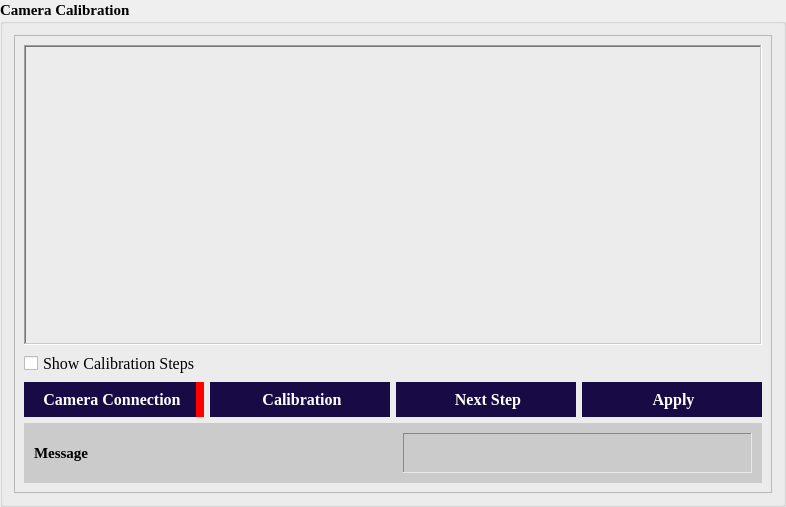
                            <widget class="QGroupBox" name="groupBox_10">
                             <property name="font">
                              <font>
                               <family>Times New Roman</family>
                               <pointsize>11</pointsize>
                               <weight>75</weight>
                               <bold>true</bold>
                              </font>
                             </property>
                             <property name="title">
                              <string>Camera Calibration</string>
                             </property>
                             <layout class="QHBoxLayout" name="horizontalLayout_44">
                              <item>
                               <widget class="QFrame" name="frame_2">
                                <property name="styleSheet">
                                 <string notr="true">QPushButton{
	border: None;
	background: #170a45;
	color: rgb(255, 255, 255);
}

QPushButton:hover{
	background: #3E9EF0; 
}

QPushButton:disabled{
	background: #8D8D8D; 
}

QPushButton:pressed{
	background: black; 
}
</string>
                                </property>
                                <property name="frameShape">
                                 <enum>QFrame::StyledPanel</enum>
                                </property>
                                <property name="frameShadow">
                                 <enum>QFrame::Raised</enum>
                                </property>
                                <layout class="QVBoxLayout" name="verticalLayout_10">
                                 <item>
                                  <widget class="QFrame" name="calibration_fram">
                                   <property name="minimumSize">
                                    <size>
                                     <width>0</width>
                                     <height>300</height>
                                    </size>
                                   </property>
                                   <property name="font">
                                    <font>
                                     <family>Times New Roman</family>
                                    </font>
                                   </property>
                                   <property name="frameShape">
                                    <enum>QFrame::WinPanel</enum>
                                   </property>
                                   <property name="frameShadow">
                                    <enum>QFrame::Sunken</enum>
                                   </property>
                                   <layout class="QHBoxLayout" name="horizontalLayout_9">
                                    <property name="spacing">
                                     <number>5</number>
                                    </property>
                                    <property name="leftMargin">
                                     <number>5</number>
                                    </property>
                                    <property name="topMargin">
                                     <number>5</number>
                                    </property>
                                    <property name="rightMargin">
                                     <number>5</number>
                                    </property>
                                    <property name="bottomMargin">
                                     <number>5</number>
                                    </property>
                                    <item>
                                     <layout class="QHBoxLayout" name="horizontalLayout_16"/>
                                    </item>
                                   </layout>
                                  </widget>
                                 </item>
                                 <item>
                                  <layout class="QHBoxLayout" name="horizontalLayout_39">
                                   <item>
                                    <widget class="QCheckBox" name="checkBox">
                                     <property name="font">
                                      <font>
                                       <family>Times New Roman</family>
                                       <pointsize>12</pointsize>
                                      </font>
                                     </property>
                                     <property name="text">
                                      <string>Show Calibration Steps</string>
                                     </property>
                                    </widget>
                                   </item>
                                  </layout>
                                 </item>
                                 <item>
                                  <layout class="QHBoxLayout" name="horizontalLayout_42">
                                   <item>
                                    <widget class="QPushButton" name="camera_calib_btn">
                                     <property name="minimumSize">
                                      <size>
                                       <width>180</width>
                                       <height>35</height>
                                      </size>
                                     </property>
                                     <property name="maximumSize">
                                      <size>
                                       <width>16777215</width>
                                       <height>35</height>
                                      </size>
                                     </property>
                                     <property name="font">
                                      <font>
                                       <family>Times New Roman</family>
                                       <pointsize>12</pointsize>
                                       <weight>75</weight>
                                       <bold>true</bold>
                                      </font>
                                     </property>
                                     <property name="cursor">
                                      <cursorShape>PointingHandCursor</cursorShape>
                                     </property>
                                     <property name="styleSheet">
                                      <string notr="true">QPushButton{
	border-right: 8px solid red;
}
</string>
                                     </property>
                                     <property name="text">
                                      <string> Camera Connection</string>
                                     </property>
                                     <property name="icon">
                                      <iconset>
                                       <normaloff>D:/Pellet_grading_new/Icons/power-button.png</normaloff>D:/Pellet_grading_new/Icons/power-button.png</iconset>
                                     </property>
                                     <property name="iconSize">
                                      <size>
                                       <width>25</width>
                                       <height>25</height>
                                      </size>
                                     </property>
                                    </widget>
                                   </item>
                                   <item>
                                    <widget class="QPushButton" name="calib_btn">
                                     <property name="minimumSize">
                                      <size>
                                       <width>180</width>
                                       <height>35</height>
                                      </size>
                                     </property>
                                     <property name="maximumSize">
                                      <size>
                                       <width>16777215</width>
                                       <height>35</height>
                                      </size>
                                     </property>
                                     <property name="font">
                                      <font>
                                       <family>Times New Roman</family>
                                       <pointsize>12</pointsize>
                                       <weight>75</weight>
                                       <bold>true</bold>
                                      </font>
                                     </property>
                                     <property name="cursor">
                                      <cursorShape>PointingHandCursor</cursorShape>
                                     </property>
                                     <property name="text">
                                      <string> Calibration</string>
                                     </property>
                                     <property name="icon">
                                      <iconset>
                                       <normaloff>D:/Pellet_grading_new/Icons/calib_org.png</normaloff>D:/Pellet_grading_new/Icons/calib_org.png</iconset>
                                     </property>
                                     <property name="iconSize">
                                      <size>
                                       <width>25</width>
                                       <height>25</height>
                                      </size>
                                     </property>
                                    </widget>
                                   </item>
                                   <item>
                                    <widget class="QPushButton" name="calib_next_btn">
                                     <property name="minimumSize">
                                      <size>
                                       <width>180</width>
                                       <height>35</height>
                                      </size>
                                     </property>
                                     <property name="maximumSize">
                                      <size>
                                       <width>16777215</width>
                                       <height>35</height>
                                      </size>
                                     </property>
                                     <property name="font">
                                      <font>
                                       <family>Times New Roman</family>
                                       <pointsize>12</pointsize>
                                       <weight>75</weight>
                                       <bold>true</bold>
                                      </font>
                                     </property>
                                     <property name="cursor">
                                      <cursorShape>PointingHandCursor</cursorShape>
                                     </property>
                                     <property name="text">
                                      <string> Next Step</string>
                                     </property>
                                     <property name="icon">
                                      <iconset>
                                       <normaloff>D:/Pellet_grading_new/Icons/next.png</normaloff>D:/Pellet_grading_new/Icons/next.png</iconset>
                                     </property>
                                    </widget>
                                   </item>
                                   <item>
                                    <widget class="QPushButton" name="apply_btn_3">
                                     <property name="enabled">
                                      <bool>true</bool>
                                     </property>
                                     <property name="minimumSize">
                                      <size>
                                       <width>180</width>
                                       <height>35</height>
                                      </size>
                                     </property>
                                     <property name="maximumSize">
                                      <size>
                                       <width>16777215</width>
                                       <height>35</height>
                                      </size>
                                     </property>
                                     <property name="font">
                                      <font>
                                       <family>Times New Roman</family>
                                       <pointsize>12</pointsize>
                                       <weight>75</weight>
                                       <bold>true</bold>
                                      </font>
                                     </property>
                                     <property name="cursor">
                                      <cursorShape>PointingHandCursor</cursorShape>
                                     </property>
                                     <property name="styleSheet">
                                      <string notr="true"/>
                                     </property>
                                     <property name="text">
                                      <string> Apply</string>
                                     </property>
                                     <property name="icon">
                                      <iconset>
                                       <normaloff>D:/Pellet_grading_new/Icons/apply_params.png</normaloff>D:/Pellet_grading_new/Icons/apply_params.png</iconset>
                                     </property>
                                     <property name="iconSize">
                                      <size>
                                       <width>22</width>
                                       <height>22</height>
                                      </size>
                                     </property>
                                     <property name="autoRepeatInterval">
                                      <number>100</number>
                                     </property>
                                    </widget>
                                   </item>
                                  </layout>
                                 </item>
                                 <item>
                                  <widget class="QFrame" name="status_frame_2">
                                   <property name="minimumSize">
                                    <size>
                                     <width>0</width>
                                     <height>60</height>
                                    </size>
                                   </property>
                                   <property name="maximumSize">
                                    <size>
                                     <width>16777215</width>
                                     <height>16777215</height>
                                    </size>
                                   </property>
                                   <property name="font">
                                    <font>
                                     <family>Times New Roman</family>
                                    </font>
                                   </property>
                                   <property name="styleSheet">
                                    <string notr="true"> background: #CBCBCB;</string>
                                   </property>
                                   <property name="frameShape">
                                    <enum>QFrame::NoFrame</enum>
                                   </property>
                                   <property name="frameShadow">
                                    <enum>QFrame::Raised</enum>
                                   </property>
                                   <layout class="QHBoxLayout" name="horizontalLayout_32">
                                    <property name="spacing">
                                     <number>20</number>
                                    </property>
                                    <property name="leftMargin">
                                     <number>10</number>
                                    </property>
                                    <property name="topMargin">
                                     <number>10</number>
                                    </property>
                                    <property name="rightMargin">
                                     <number>10</number>
                                    </property>
                                    <property name="bottomMargin">
                                     <number>10</number>
                                    </property>
                                    <item>
                                     <layout class="QHBoxLayout" name="horizontalLayout_40">
                                      <item>
                                       <widget class="QLabel" name="label_14">
                                        <property name="maximumSize">
                                         <size>
                                          <width>16777215</width>
                                          <height>16777215</height>
                                         </size>
                                        </property>
                                        <property name="font">
                                         <font>
                                          <family>Times New Roman</family>
                                          <pointsize>11</pointsize>
                                          <weight>75</weight>
                                          <bold>true</bold>
                                         </font>
                                        </property>
                                        <property name="text">
                                         <string>Message</string>
                                        </property>
                                       </widget>
                                      </item>
                                      <item>
                                       <widget class="QLabel" name="msg_label_2">
                                        <property name="minimumSize">
                                         <size>
                                          <width>0</width>
                                          <height>0</height>
                                         </size>
                                        </property>
                                        <property name="maximumSize">
                                         <size>
                                          <width>16777215</width>
                                          <height>16777215</height>
                                         </size>
                                        </property>
                                        <property name="font">
                                         <font>
                                          <family>Times New Roman</family>
                                          <pointsize>11</pointsize>
                                          <weight>75</weight>
                                          <bold>true</bold>
                                         </font>
                                        </property>
                                        <property name="frameShape">
                                         <enum>QFrame::Panel</enum>
                                        </property>
                                        <property name="frameShadow">
                                         <enum>QFrame::Sunken</enum>
                                        </property>
                                        <property name="text">
                                         <string/>
                                        </property>
                                       </widget>
                                      </item>
                                     </layout>
                                    </item>
                                   </layout>
                                  </widget>
                                 </item>
                                </layout>
                               </widget>
                              </item>
                             </layout>
                            </widget>
